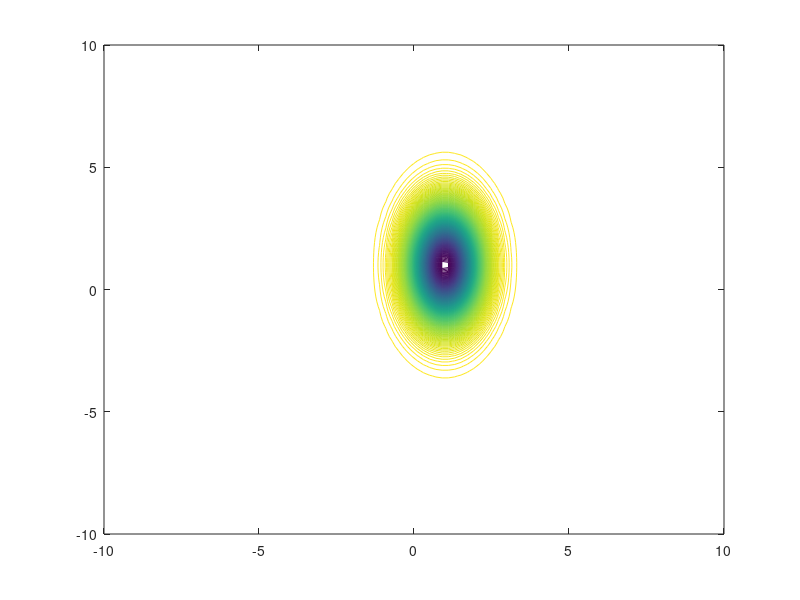

MATLAB code to generate this figure:
% CONTOUR

clc
size=10;
x=linspace(-size,size);
y=linspace(-size,size);
[X,Y]=meshgrid(x,y);
y1=10;
y2=10;
Z=y1 + cos(y2) - 20*exp(- (X - 1).^2 - (Y - 1).^2/4);
contour(X,Y,Z,200)
